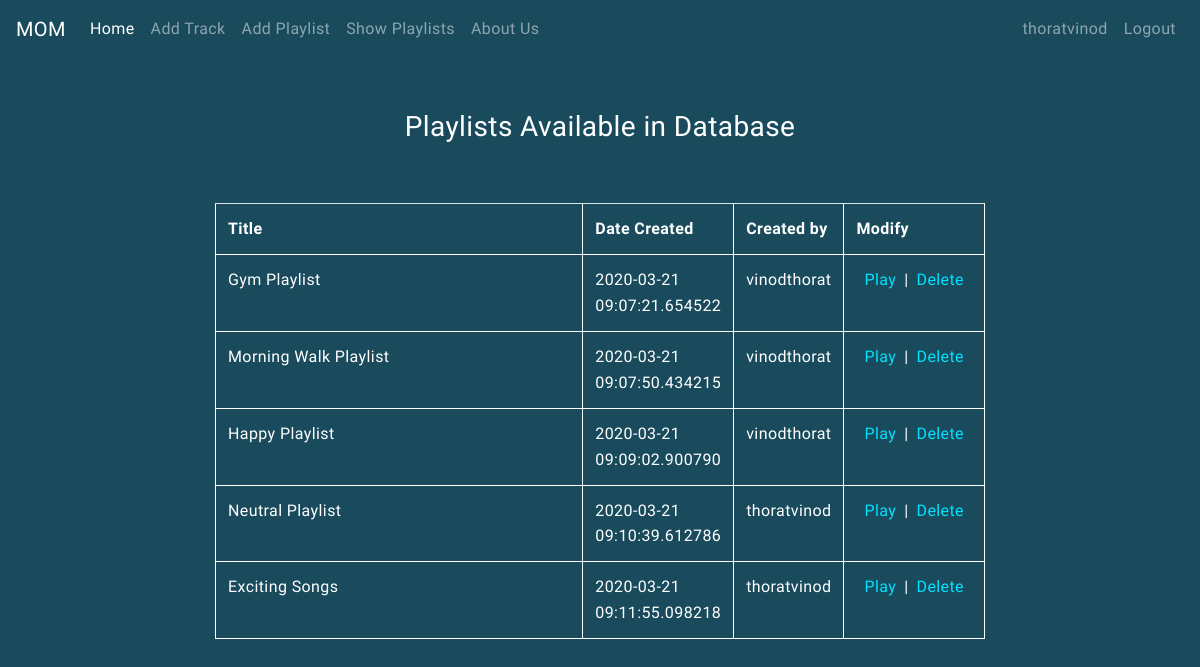
The page /show_playlists (signed in) on the database its author committed.
### app.py (models this page shows, shortened)
class User(UserMixin, db.Model):
    id = db.Column(db.Integer, primary_key=True)
    username = db.Column(db.String(15), unique=True)
    email = db.Column(db.String(50), unique=True)
    password = db.Column(db.String(80))

class Playlist(db.Model):
    playlist_id = db.Column(db.Integer, primary_key=True)
    playlist_title = db.Column(db.String(200), nullable=False)
    date_created = db.Column(db.DateTime, nullable=False, default=datetime.utcnow)
    created_by = db.Column(db.String(15), nullable=False)
    emotion = db.Column(db.String(10), default='404')

### app.py (the view)
@app.route('/show_playlists', methods=['POST','GET'])
def show_playlists():
    playlists = Playlist.query.all()
    return render_template('show_playlists.html', playlists=playlists)

### app.py (called while the page is built)
@login_manager.user_loader
def load_user(user_id):
    return User.query.get(int(user_id))

### templates/show_playlists.html (shortened to what this page needs)
{% extends 'base.html' %}
{% block body %}
<br><br>
<div class="container">
    <center><h3 class="font-weight-normal">Playlists Available in Database</h3></center>
    <br><br>
    <table class="table">
        <tr class="table">
            <th class="table" style="color:#ffffff;">Title</th>
            <th class="table" style="color:#ffffff;">Date Created</th>
            <th class="table" style="color:#ffffff;">Created by</th>
            <th class="table" style="color:#ffffff;">Modify</th>
        </tr>
        {% for playlist in playlists %}
        <tr>
            <td class="table" style="color:#ffffff;">{{playlist.playlist_title}}</td>
            <td class="table" style="color:#ffffff;">{{playlist.date_created}}</td>
            <td class="table" style="color:#ffffff;">{{playlist.created_by}}</td>
            <td class="table" style="color:#ffffff;"><a class="alink" href="/play_playlist/{{playlist.playlist_id}}">Play</a>|<a class="alink" href="/delete_playlist/{{playlist.playlist_id}}">Delete</a></td>
        </tr>
        {% endfor %}
    </table>
</div>
<br><br>
{% endblock %}

### templates/base.html (shortened to what this page needs)
<!DOCTYPE html>
<html lang="en">
<head>
    <link rel="stylesheet" href="https://stackpath.bootstrapcdn.com/bootstrap/4.4.1/css/bootstrap.min.css">
    <link rel="stylesheet" type="text/css" href="https://cdn.plyr.io/3.5.6/plyr.css">
    <link href="https://stackpath.bootstrapcdn.com/font-awesome/4.7.0/css/font-awesome.min.css" rel="stylesheet">
    <link rel="stylesheet" type="text/css" href="{{ url_for('static',filename='css/main.css')}}">
</head>
<body>
    <nav id="myNavBar" class="navbar navbar-expand-lg navbar-dark bg-dark">
        <a class="navbar-brand" href="#">MOM</a>
        <div class="collapse navbar-collapse" id="navbarSupportedContent">
          <ul class="navbar-nav mr-auto">
            <li class="nav-item active">
              <a class="nav-link" href="/">Home <span class="sr-only">(current)</span></a>
            </li>
            <li class="nav-item">
              <a class="nav-link" href="{{ url_for('add_track') }}">Add Track</a>
            </li>
            <li class="nav-item">
              <a class="nav-link" href="/add_playlist">Add Playlist</a>
            </li>
            <li class="nav-item">
              <a class="nav-link" href="/show_playlists">Show Playlists</a>
            </li>
            <li class="nav-item">
              <a class="nav-link" href="/aboupla">About Us</a>
            </li>
          </ul>
          <ul class="navbar-nav my-2 my-lg-0">
                {% if current_user.username is undefined %}
                <li class="nav-item"><a class="nav-link" href="/login">Login</a></li>
                <li class="nav-item"><a class="nav-link" href="/register">Register</a></li>
                {% else %}
                <li class="nav-item"><a class="nav-link" href="/profile">{{current_user.username}}</a></li>
                <li class="nav-item"><a class="nav-link" href="/logout">Logout</a></li>
                {% endif %}
          </ul>
        </div>
      </nav>
    {% block body %}{% endblock %}
</body>
</html>

### static/css/main.css (style rules this page uses)
.bg-dark { background-color:#194b5d!important }
html,body { -webkit-font-smoothing:antialiased; -webkit-text-size-adjust:100%; background-color:#194b5d; color:#fff; font-size:1rem; font-family:"Oxygen", HelveticaNeue, "Helvetica Neue", Helvetica, Arial, sans-serif; font-weight:400; letter-spacing:.025rem; line-height:1.618; }
*,::before,::after { box-sizing:border-box; }
* { -webkit-tap-highlight-color:rgba(0,0,0,0); -webkit-tap-highlight-color:transparent; }
.container { position:relative; margin:0 auto; max-width:800px; width:100%; }

### templates/show_playlists.html (style rules this page uses)
.table { border: 1px solid #ffffff; }
.alink { color: #00e2ff; margin: 0.5rem; }

### rows shown on the page
User: username "thoratvinod"
Playlist: playlist_title "Gym Playlist", date_created "2020-03-21 09:07:21.654522", created_by "vinodthorat"
Playlist: playlist_title "Morning Walk Playlist", date_created "2020-03-21 09:07:50.434215", created_by "vinodthorat"
Playlist: playlist_title "Happy Playlist", date_created "2020-03-21 09:09:02.900790", created_by "vinodthorat"
Playlist: playlist_title "Neutral Playlist", date_created "2020-03-21 09:10:39.612786", created_by "thoratvinod"
Playlist: playlist_title "Exciting Songs", date_created "2020-03-21 09:11:55.098218", created_by "thoratvinod"
